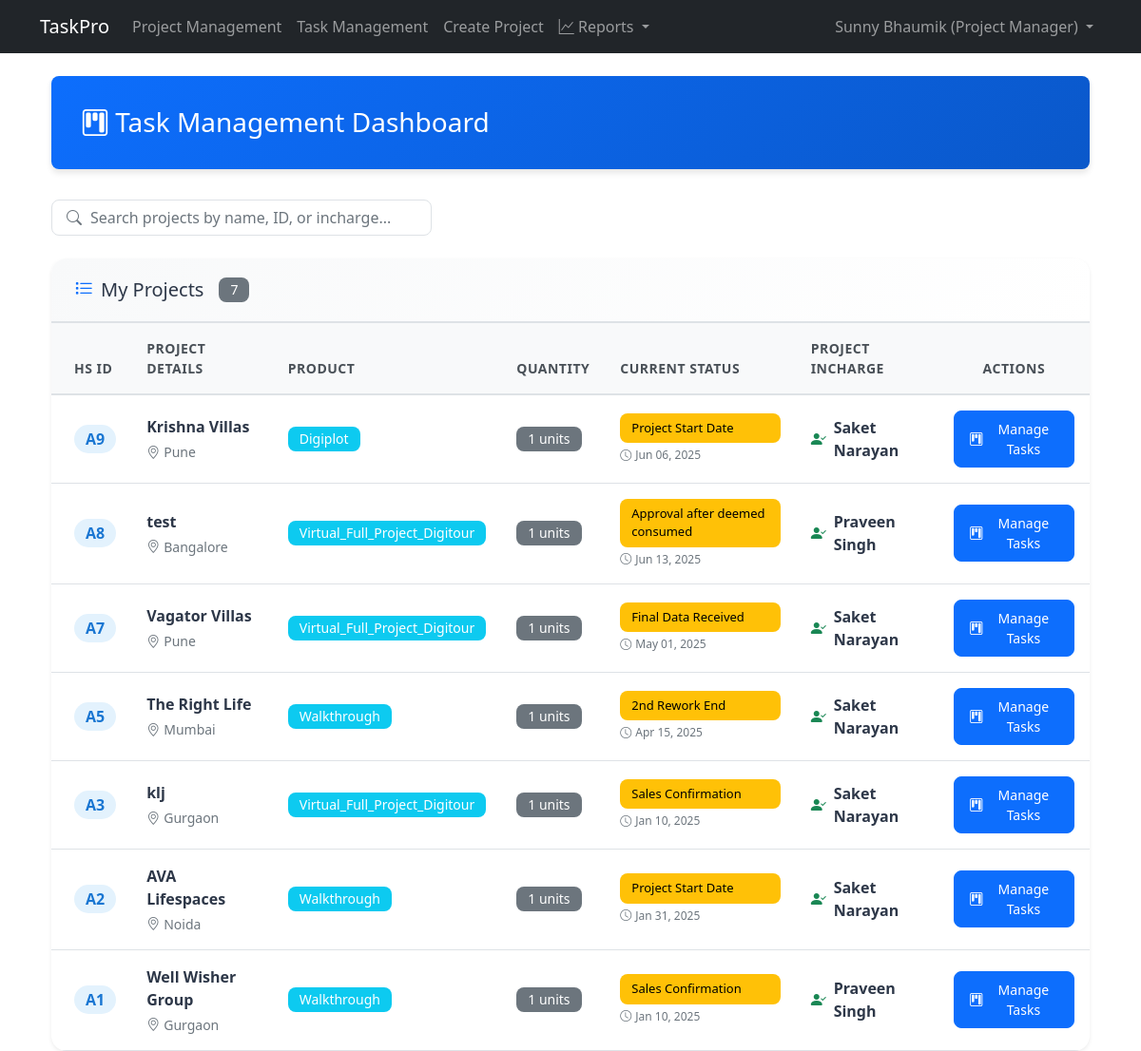
Screenshot of /projects/tasks/dashboard/ (signed in) with the database file from the repository.
### accounts/models.py (models this page shows, shortened)
class User(AbstractUser):
    id = models.UUIDField(primary_key=True, default=uuid.uuid4, editable=False)
    ROLES = (
        ('DPM', 'Project Manager'),
        ('TEAM_MEMBER', 'Team Member'),
    )
    role = models.CharField(max_length=20, choices=ROLES)
    created_at = models.DateTimeField(auto_now_add=True)
    updated_at = models.DateTimeField(auto_now=True)
    groups = models.ManyToManyField(
        'auth.Group',
        related_name='custom_user_set',
        blank=True,
        verbose_name='groups',
        help_text='The groups this user belongs to.',
    )
    user_permissions = models.ManyToManyField(
        'auth.Permission',
        related_name='custom_user_set',
        blank=True,
        verbose_name='user permissions',
        help_text='Specific permissions for this user.',
    )

### projects/models.py (models this page shows, shortened)
class Project(models.Model):
    id = models.UUIDField(
        primary_key=True,
        default=uuid.uuid4,
        editable=False
    )
    hs_id = models.CharField(
        max_length=10,
        unique=True,
        editable=False,
        help_text="Human-readable unique identifier (e.g., A1, A2, B1, etc.)"
    )
    opportunity_id = models.CharField(
        max_length=100,
        unique=False,
        help_text="Business opportunity identifier"
    )
    project_type = models.CharField(
        max_length=100,
        blank=True,
        null=True,
        help_text="Type of project (optional)"
    )
    project_name = models.CharField(
        max_length=255,
        help_text="Name of the project"
    )
    builder_name = models.CharField(
        max_length=255,
        help_text="Name of the builder/client"
    )
    city = models.ForeignKey(
        City,
        on_delete=models.PROTECT,
        related_name='projects',
        help_text="City where this project is located"
    )
    product = models.ForeignKey(
        Product,
        on_delete=models.PROTECT,
        related_name='projects',
        help_text="The product being delivered in this project"
    )
    product_subcategory = models.ForeignKey(
        ProductSubcategory,
        on_delete=models.PROTECT,
        related_name='projects',
        null=True,
        blank=True,
        help_text="Optional subcategory classification for this project"
    )
    package_id = models.CharField(
        max_length=100,
        blank=True,
        null=True,
        help_text="Optional package identifier"
    )
    quantity = models.PositiveIntegerField(
        help_text="Quantity of products for this project"
    )
    purchase_date = models.DateField(
        help_text="Date when the project was purchased"
    )
    sales_confirmation_date = models.DateField(
        help_text="Date when sales confirmation was received"
    )
    expected_tat = models.PositiveIntegerField(
        validators=[MinValueValidator(1)],
        help_text="Expected turnaround time in days (defaults to product TAT but can be overridden)"
    )
    account_manager = models.CharField(
        max_length=255,
        help_text="Name of the account manager responsible for this project"
    )
    dpm = models.ForeignKey(
        User,
        on_delete=models.PROTECT,
        related_name='dpm_projects',
        help_text="The Digital Project Manager assigned to this project"
    )
    current_status = models.ForeignKey(
        ProjectStatusOption,
        on_delete=models.PROTECT,
        related_name='projects',
        help_text="Current status of the project"
    )
    project_incharge = models.ForeignKey(
        'accounts.User',
        on_delete=models.PROTECT,
        related_name='incharge_projects',
        null=True,
        blank=True,
        help_text="Team member assigned as project incharge"
    )
    expected_completion_date = models.DateField(
        null=True,
        blank=True,
        help_text="Expected date of project completion"
    )
    delivery_performance_rating = models.DecimalField(
        max_digits=2,
        decimal_places=1,
        null=True,
        blank=True,
        validators=[
            MinValueValidator(1),
            MaxValueValidator(5)
        ],
        help_text="Delivery performance rating (1-5)"
    )
    created_at = models.DateTimeField(auto_now_add=True)
    updated_at = models.DateTimeField(auto_now=True)
    class Meta:
        ordering = ['-created_at']
        verbose_name = 'Project'
        verbose_name_plural = 'Projects'
        indexes = [
            models.Index(fields=['opportunity_id']),
        ]

class Product(models.Model):
    id = models.UUIDField(
        primary_key=True,
        default=uuid.uuid4,
        editable=False
    )
    name = models.CharField(
        max_length=255,
        unique=True,
        help_text="Name of the product"
    )
    expected_tat = models.PositiveIntegerField(
        validators=[MinValueValidator(1)],
        help_text="Default expected turnaround time in days for this product"
    )
    is_active = models.BooleanField(
        default=True,
        help_text="Whether this product is available for new projects"
    )
    created_at = models.DateTimeField(auto_now_add=True)
    updated_at = models.DateTimeField(auto_now=True)
    class Meta:
        ordering = ['name']
        verbose_name = 'Product'
        verbose_name_plural = 'Products'

### locations/models.py (models this page shows, shortened)
class City(models.Model):
    id = models.UUIDField(primary_key=True, default=uuid.uuid4, editable=False)
    name = models.CharField(
        max_length=100,
        help_text="The name of the city"
    )
    region = models.ForeignKey(
        Region,
        on_delete=models.PROTECT,  # Prevents deletion of regions that have cities
        related_name='cities',
        help_text="The region this city belongs to"
    )
    created_at = models.DateTimeField(auto_now_add=True)
    updated_at = models.DateTimeField(auto_now=True)
    class Meta:
        ordering = ['region', 'name']
        verbose_name = 'City'
        verbose_name_plural = 'Cities'
        unique_together = ['name', 'region']  # Ensures city names are unique within a region

### projects/views.py (the view)
# urls.py: path('tasks/dashboard/', views.dpm_task_dashboard, name='dpm_task_dashboard'),
@login_required
def dpm_task_dashboard(request):
    if request.user.role != 'DPM':
        messages.error(request, "Access denied. This page is only for Project Managers.")
        return redirect('home')
    success, result = ProjectService.get_dpm_projects_for_task_management(request.user)
    if not success:
        messages.error(request, result)
        return redirect('home')
    projects = result
    context = {
        'projects': projects,
        'title': 'Task Management Dashboard'
    }
    return render(request, 'projects/dpm_task_dashboard.html', context)

### projects/templates/projects/dpm_task_dashboard.html (shortened to what this page needs)
{% extends 'base.html' %}
{% load static %}
{% block content %}
<div class="container-fluid">
    <div class="page-header">
        <h1 class="h3 mb-0">
            <i class="bi bi-kanban"></i> Task Management Dashboard
        </h1>
    </div>
    <div class="quick-actions">
        <div class="search-wrapper flex-grow-1">
            <i class="bi bi-search search-icon"></i>
            <input type="text" class="form-control" id="projectSearch" placeholder="Search projects by name, ID, or incharge...">
        </div>
    </div>
    <div class="card">
        <div class="card-header bg-white">
            <h5 class="card-title">
                <i class="bi bi-list-task text-primary"></i> My Projects
                <span class="badge bg-secondary ms-2">{{ projects.count }}</span>
            </h5>
        </div>
        <div class="card-body p-0">
            {% if projects %}
                <div class="table-responsive">
                    <table class="table table-hover" id="projectsTable">
                        <thead>
                            <tr>
                                <th class="ps-4">HS ID</th>
                                <th>Project Details</th>
                                <th>Product</th>
                                <th>Quantity</th>
                                <th>Current Status</th>
                                <th>Project Incharge</th>
                                <th class="text-center">Actions</th>
                            </tr>
                        </thead>
                        <tbody>
                            {% for project in projects %}
                            <tr>
                                <td class="ps-4">
                                    <a href="{% url 'projects:project_detail' project.id %}" class="text-decoration-none">
                                        <span class="hs-id-badge">{{ project.hs_id }}</span>
                                    </a>
                                </td>
                                <td>
                                    <div class="project-name">{{ project.project_name }}</div>
                                    <div class="project-city">
                                        <i class="bi bi-geo-alt"></i> {{ project.city.name }}
                                    </div>
                                </td>
                                <td>
                                    <span class="badge bg-info">{{ project.product.name }}</span>
                                </td>
                                <td>
                                    <span class="badge bg-secondary">{{ project.quantity }} units</span>
                                </td>
                                <td>
                                    <div class="status-info">
                                        {% if project.latest_status_name %}
                                            <span class="status-badge">{{ project.latest_status_name }}</span>
                                            {% if project.latest_status_date %}
                                                <span class="status-date">
                                                    <i class="bi bi-clock"></i> {{ project.latest_status_date|date:"M d, Y" }}
                                                </span>
                                            {% endif %}
                                        {% else %}
                                            <span class="text-muted">No status</span>
                                        {% endif %}
                                    </div>
                                </td>
                                <td>
                                    {% if project.project_incharge %}
                                        <div class="team-member-info">
                                            <i class="bi bi-person-check-fill text-success"></i>
                                            <div>
                                                <div class="team-member-name">{{ project.project_incharge.get_full_name|default:project.project_incharge.username }}</div>
                                            </div>
                                        </div>
                                    {% else %}
                                        <span class="badge bg-warning">
                                            <i class="bi bi-exclamation-triangle"></i> Not Assigned
                                        </span>
                                    {% endif %}
                                </td>
                                <td class="text-center">
                                    <a href="{% url 'projects:project_management' project.id %}"
                                       class="btn btn-sm btn-primary">
                                        <i class="bi bi-kanban"></i> Manage Tasks
                                    </a>
                                </td>
                            </tr>
                            {% endfor %}
                        </tbody>
                    </table>
                </div>
            {% endif %}
        </div>
    </div>
</div>
{% endblock %}

### templates/base.html (shortened to what this page needs)
<!DOCTYPE html>
<html lang="en">
<head>
    <link href="https://cdn.jsdelivr.net/npm/bootstrap@5.1.3/dist/css/bootstrap.min.css" rel="stylesheet">
    <link href="https://cdn.jsdelivr.net/npm/bootstrap-icons@1.10.0/font/bootstrap-icons.css" rel="stylesheet">
</head>
<body>
    <nav class="navbar navbar-expand-lg navbar-dark bg-dark">
        <div class="container">
            <a class="navbar-brand" href="/">TaskPro</a>
            <div class="collapse navbar-collapse" id="navbarMain">
                {% if user.is_authenticated %}
                    <ul class="navbar-nav me-auto">
                        {% if user.role == 'DPM' %}
                            <li class="nav-item">
                                <a class="nav-link" href="{% url 'projects:project_list' %}">Project Management</a>
                            </li>
                            <li class="nav-item">
                                <a class="nav-link" href="{% url 'projects:dpm_task_dashboard' %}">Task Management</a>
                            </li>
                            <li class="nav-item">
                                <a class="nav-link" href="{% url 'projects:create_project' %}">Create Project</a>
                            </li>
                            <li class="nav-item dropdown">
                                <a class="nav-link dropdown-toggle" href="#" id="reportsMenu"
                                   data-bs-toggle="dropdown" aria-expanded="false">
                                    <i class="bi bi-graph-up"></i> Reports
                                </a>
                            </li>
                        {% endif %}
                    </ul>
                    <ul class="navbar-nav">
                        <li class="nav-item dropdown">
                            <a class="nav-link dropdown-toggle" href="#" id="userMenu"
                               data-bs-toggle="dropdown" aria-expanded="false">
                                {{ user.get_full_name|default:user.username }}
                                {% if user.role %}
                                    ({{ user.get_role_display }})
                                {% endif %}
                            </a>
                        </li>
                    </ul>
                {% endif %}
            </div>
        </div>
    </nav>
    <div class="container mt-4">
        {% block content %}
        {% endblock %}
    </div>
</body>
</html>

### rows the page displays
User: get_full_name "Sunny Bhaumik", role "Project Manager"
Project: hs_id "A9", project_name "Krishna Villas", city.name "Pune", product.name "Digiplot", quantity "1", latest_status_name "Project Start Date", latest_status_date "Jun 06, 2025", project_incharge.get_full_name "Saket Narayan"
Project: hs_id "A8", project_name "test", city.name "Bangalore", product.name "Virtual_Full_Project_Digitour", quantity "1", latest_status_name "Approval after deemed consumed", latest_status_date "Jun 13, 2025", project_incharge.get_full_name "Praveen Singh"
Project: hs_id "A7", project_name "Vagator Villas", city.name "Pune", product.name "Virtual_Full_Project_Digitour", quantity "1", latest_status_name "Final Data Received", latest_status_date "May 01, 2025", project_incharge.get_full_name "Saket Narayan"
Project: hs_id "A5", project_name "The Right Life", city.name "Mumbai", product.name "Walkthrough", quantity "1", latest_status_name "2nd Rework End", latest_status_date "Apr 15, 2025", project_incharge.get_full_name "Saket Narayan"
Project: hs_id "A3", project_name "klj", city.name "Gurgaon", product.name "Virtual_Full_Project_Digitour", quantity "1", latest_status_name "Sales Confirmation", latest_status_date "Jan 10, 2025", project_incharge.get_full_name "Saket Narayan"
Project: hs_id "A2", project_name "AVA Lifespaces", city.name "Noida", product.name "Walkthrough", quantity "1", latest_status_name "Project Start Date", latest_status_date "Jan 31, 2025", project_incharge.get_full_name "Saket Narayan"
Project: hs_id "A1", project_name "Well Wisher Group", city.name "Gurgaon", product.name "Walkthrough", quantity "1", latest_status_name "Sales Confirmation", latest_status_date "Jan 10, 2025", project_incharge.get_full_name "Praveen Singh"

### other values shown
{{ projects.count }} "7"
